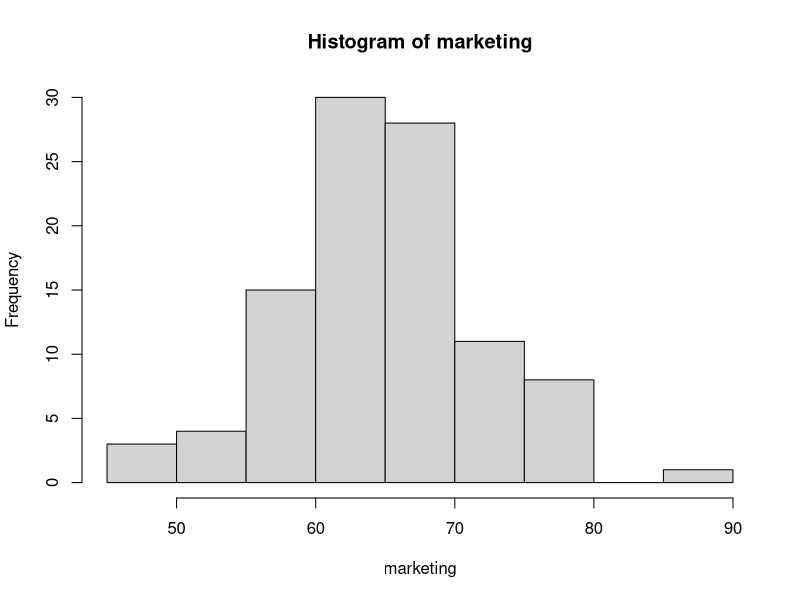
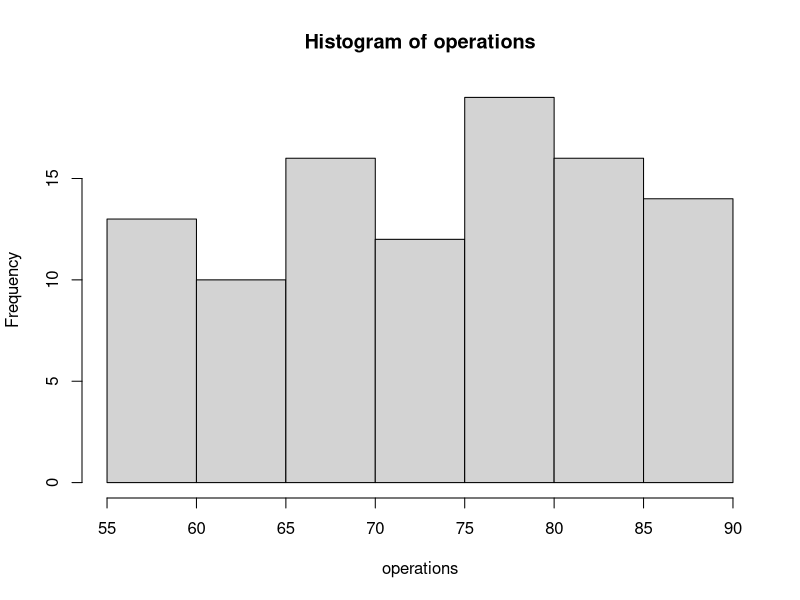
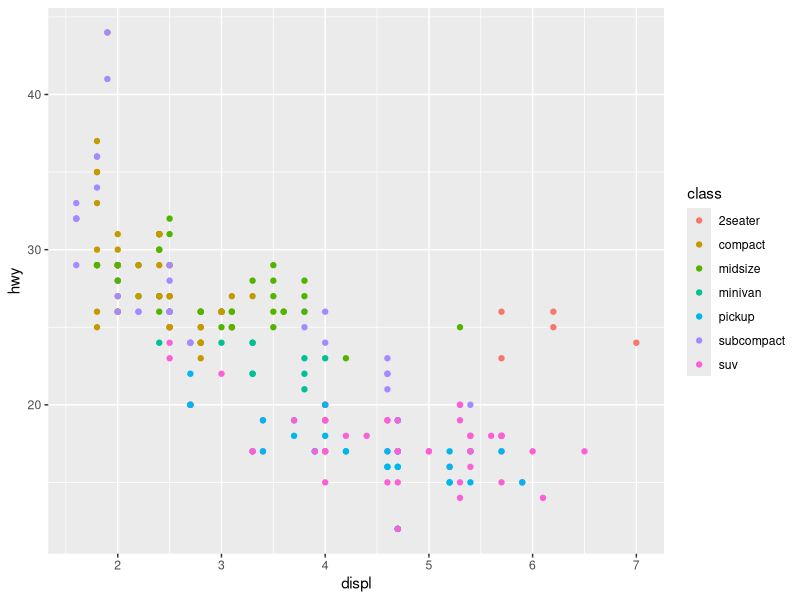
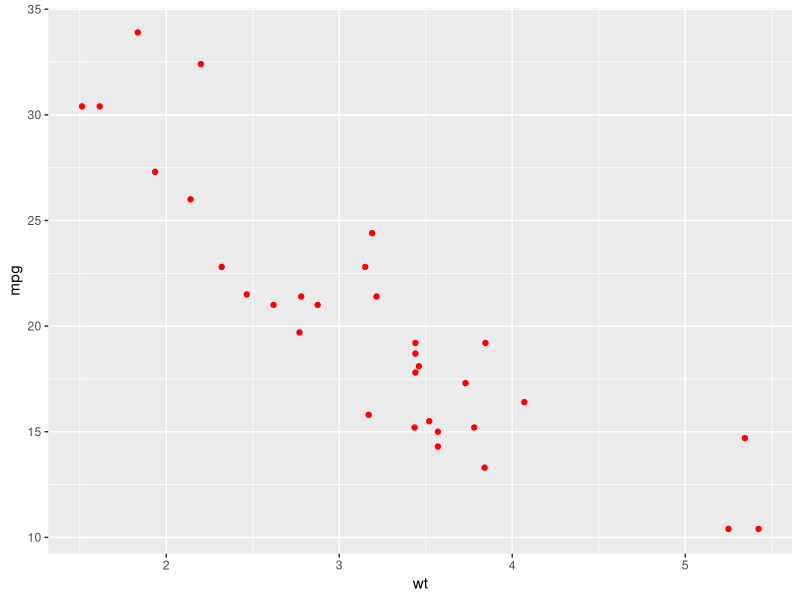
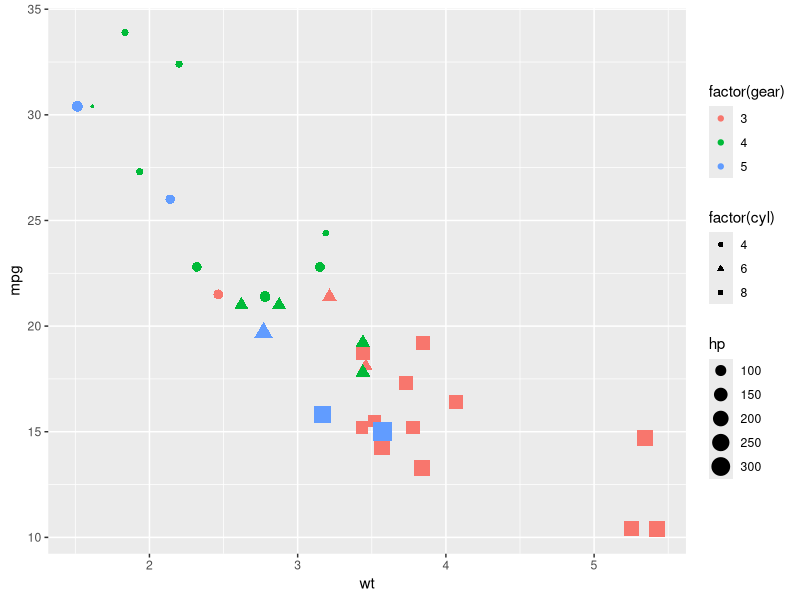
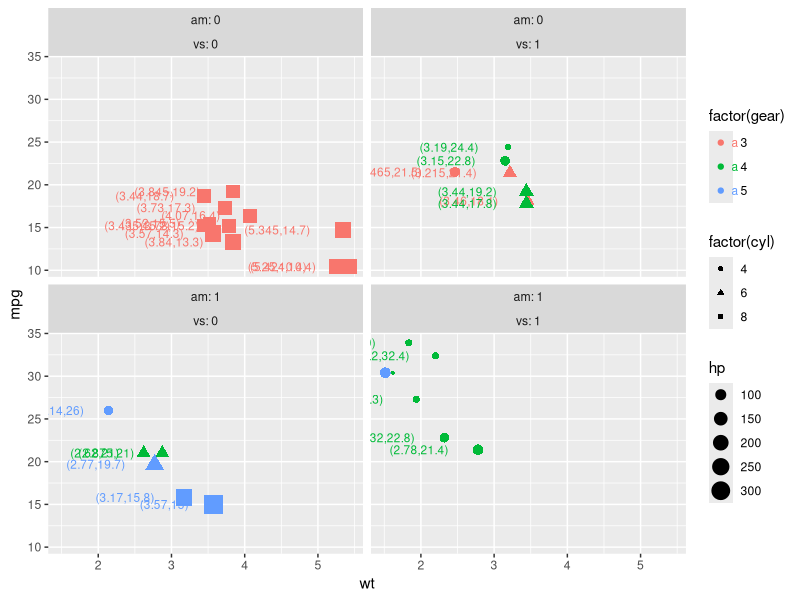

Write R code to recreate these figures, in order.
# HHE Batch :  MA with R ;  Munaz
#day2------

#vectors-----
(rollNo = 1:100)
paste('student',1:100)
(name = paste('student', sprintf('%003d',1:100)))
set.seed(1234)
(gender = sample(x=c('M','F'), size=100, replace=T, prob=c(.6, .4)))
table(gender)
prop.table(table(gender))
courses = c('BBA', 'MBA', 'PHD')
course = sample(x=courses, size=100, replace=T, prob = c(.5, .3, .2))
course
table(course)
prop.table(table(course))
#marketing, operations
(marketing  = round(rnorm(n=100, mean=65, sd=7)))
mean(marketing); sd(marketing)
?distributions
hist(marketing)
(operations = round(runif(n=100, min = 55, max=90)))
range(operations)
hist(operations)
grades = c('A','B','C')
(project = sample(x=grades, size=100, replace=T))
(project = factor(project, ordered=T, levels = c('C', 'B','A')))

varNames = list(rollNo, name, gender, course, marketing, operations, project)
sapply(varNames, length)
?sapply(varNames, IQR)
sapply(varNames, length)

?apply
#matrix------
(m1 = matrix(data= 1:24, nrow=4, ncol=6))


#array -----
(a1 = array(data = 1:24, dim = c(4,6)))
(a2 = array(data = 1:24, dim = c(3,4,2)))

#factor-----
(courses = factor(x=c('BBA', 'MBA', 'PHD')))
(likertScale = factor(x=c('Excellent','Good','Fair','Poor')))
(likertScale2 = factor(x=c('Excellent','Good','Fair','Poor'), ordered = T))
(likertScale2 = factor(x=c('Excellent','Good','Fair','Poor'), ordered = T, levels = c('Poor', 'Fair', 'Good','Excellent')))

#data frame-------
sapply(list(rollNo, name, gender, course), length)
df = data.frame(rollNo, name, gender, course, marketing, operations, project)
head(df)
str(df)
summary(df)
df$name
df$gender = factor(gender)
df$course = factor(course)
df$project
summary(df)
tail(df)

library(dplyr)
#mean marks of subjects - gender wise
df %>%  group_by(gender) %>% summarise(meanMarketing  = mean(marketing, na.rm=T), meanOperations = mean(operations, na.rm=T), count = n())


df %>% group_by(gender, course)  %>% summarise(meanM = mean(marketing, na.rm=T), maxM = max(marketing), minM = min(marketing))
names(df)
df %>% group_by(gender)  %>% summarise(across(.cols=marketing:operations, .fns=mean, .names='mean_{col}'))
df %>% group_by(gender) %>% summarise(across(.cols=c(marketing, operations), .fns = list(mean=mean, min=min, max=max), na.rm=T, .names="{fn}_{col}"))

df %>% group_by(gender) %>% summarise(across(where(is.numeric), .fns = list(mean=mean, max=max), na.rm=T, .names="{col}_{fn}"))
df %>% group_by(gender) %>% summarise(across(where(is.numeric), .fns = list(mean=mean, max=max), .unpack=T))

cols = c('marketing', 'operations')
df
df %>% mutate(across(all_of(cols), round,-1))
df %>% mutate(across(where(is.double) & !c('marketing'), round,-1))
x=1234566677.999
round(x,0)
trunc(x,2)
floor(x)
ceiling(x)
?grepl
gsub('4','99999999',x)
#automatically unpack
x='munaz'
gsub('z','j',x)
#list --

#ggplot-------
library(ggplot2)
head(mpg)
?mpg
?ggplot
ggplot(mpg, aes(x=displ, y=hwy, colour = class)) + geom_point() 
head(mtcars)
ggplot(mtcars, aes(x=wt, y=mpg)) + geom_point(color='red')
ggplot(mtcars, aes(x=wt, y=mpg, color=factor(gear), shape=factor(cyl), size=hp)) + geom_point()

ggplot(mtcars, aes(x=wt, y=mpg, color=factor(gear), shape=factor(cyl), size=hp)) + geom_point() + geom_text(aes(label=paste0('(',wt,',',mpg,')')), hjust=1.5, size=3)  + facet_wrap(am ~ vs, labeller = label_both)
?facet_wrap

#end of day2---------